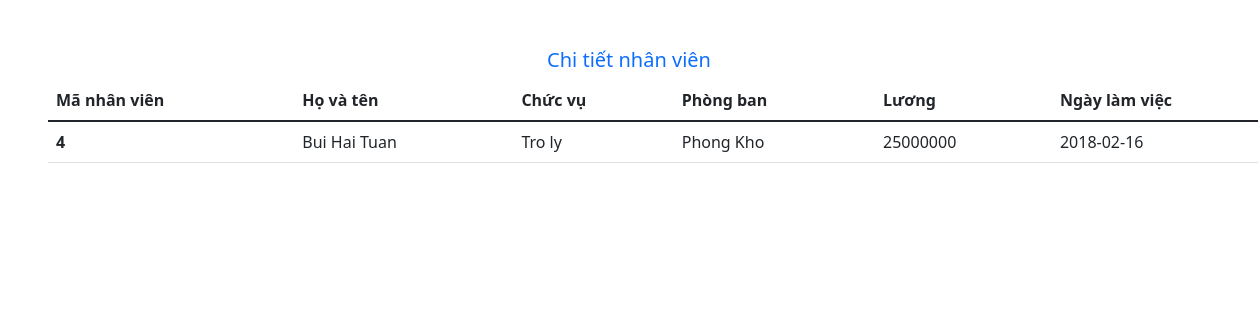
/index.php?controller=user&action=detail&id=4, run on the app's committed database.
### tables this page shows
CREATE TABLE `nhanvien` (
  `maNV` int(11) NOT NULL,
  `hovaten` varchar(50) DEFAULT NULL,
  `chucvu` varchar(50) DEFAULT NULL,
  `phongban` varchar(50) DEFAULT NULL,
  `luong` float DEFAULT NULL,
  `ngayvaolam` date DEFAULT NULL
);

### controller/UserController.php (called while the page is built, shortened)
<?php
    require_once 'model/UserModel.php';
    class UserController{
        function detail(){
            $userID = $_GET['id'];
            $userModel = new UserModel();
            $users = $userModel->getUser($userID);
            require_once 'view/user/detail.php';
        }
    }
?>

### index.php (called while the page is built, shortened)
<?php
    $action     = isset($_GET['action']) ? $_GET['action'] : 'index';
    $object = new $classController();
    $object->$action();
?>

### model/UserModel.php (called while the page is built, shortened)
<?php
    class UserModel{
        public function getUser($userID) {
            $connection = $this->connectDb();
            $querySelect = "SELECT * FROM nhanvien WHERE maNV=$userID";
            $result = mysqli_query($connection, $querySelect);
            $arr_user = [];
            if(mysqli_num_rows($result) > 0) {
                $arr_users = mysqli_fetch_all($result, MYSQLI_ASSOC);
                $arr_user = $arr_users[0];
            }
            return $arr_user;
        }
        public function connectDb() {
            $connection = mysqli_connect(DB_HOST, DB_USERNAME, DB_PASSWORD, DB_NAME);
            return $connection;
        }
    }
?>

### view/user/detail.php (the view, shortened to what this page needs)
<!DOCTYPE html>
<html lang="en">
<head>
    <link rel="stylesheet" href="https://cdn.jsdelivr.net/npm/bootstrap-icons@1.7.2/font/bootstrap-icons.css">
    <link href="https://cdn.jsdelivr.net/npm/bootstrap@5.1.3/dist/css/bootstrap.min.css" rel="stylesheet"
>
</head>
<body>
    <main>
    <h5 class="text-center text-primary mt-5" >Chi tiết nhân viên</h5>
    <table class="table ms-5">
        <thead>
        <tr>
                    <th scope="col">Mã nhân viên</th>
                    <th scope="col">Họ và tên</th>
                    <th scope="col">Chức vụ</th>
                    <th scope="col">Phòng ban</th>
                    <th scope="col">Lương</th>
                    <th scope="col">Ngày làm việc</th>
                    </tr>
                </thead>
                <tbody>
                <tr>
                    <th scope="row"><?php echo $users['maNV']; ?></th>
                    <td><?php echo $users['hovaten']; ?></td>
                    <td><?php echo $users['chucvu']; ?></td>
                    <td><?php echo $users['phongban']; ?></td>
                    <td><?php echo $users['luong']; ?></td>
                    <td><?php echo $users['ngayvaolam']; ?></td>
                </tr>
                </tbody>
     </table>
    </main>
</body>
</html>

### data on the page
nhanvien: maNV "4", hovaten "Bui Hai Tuan", chucvu "Tro ly", phongban "Phong Kho", luong "25000000", ngayvaolam "2018-02-16"
